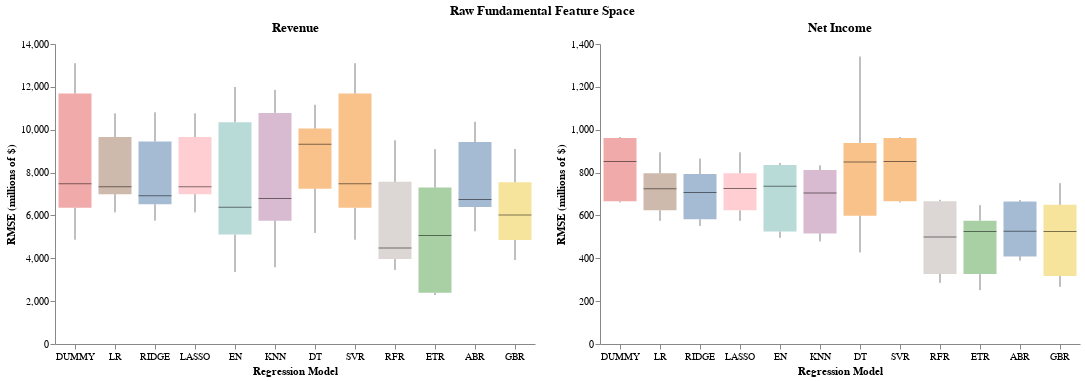

Write notebook code for a chart like this one.
### Code cell
full_chart2 = (rev_chart2 | ear_chart2 ).properties(
    title=alt.TitleParams('Raw Fundamental Feature Space', anchor='middle'))
full_chart2.configure_view(stroke=None)

### Figure 1 — Vega-Lite specification as saved in the notebook (floating-point values rounded to 4 significant figures)
{"config": {"view": {"continuousWidth": 300, "continuousHeight": 300, "stroke": null}}, "hconcat": [{"data": {"name": "data-af799842d73d3bb1296270cd6d9e0182"}, "mark": {"type": "boxplot", "median": {"color": "black", "strokeWidth": 3}, "opacity": 0.5, "size": 33}, "encoding": {"color": {"field": "model", "legend": null, "type": "nominal"}, "x": {"axis": {"grid": false, "labelAngle": 0}, "field": "model", "sort": ["DUMMY", "LR", "RIDGE", "LASSO", "EN", "KNN", "DT", "SVR", "RFR", "ETR", "ABR", "GBR"], "title": "Regression Model", "type": "nominal"}, "y": {"axis": {"grid": false}, "field": "rmse", "title": "RMSE (millions of $)", "type": "quantitative"}}, "height": 300, "title": "Revenue", "width": 480}, {"data": {"name": "data-9d2e83c2151541ff52ed11c8cf88920d"}, "mark": {"type": "boxplot", "median": {"color": "black", "strokeWidth": 3}, "opacity": 0.5, "size": 33}, "encoding": {"color": {"field": "model", "legend": null, "type": "nominal"}, "x": {"axis": {"grid": false, "labelAngle": 0}, "field": "model", "sort": ["DUMMY", "LR", "RIDGE", "LASSO", "EN", "KNN", "DT", "SVR", "RFR", "ETR", "ABR", "GBR"], "title": "Regression Model", "type": "nominal"}, "y": {"axis": {"grid": false}, "field": "rmse", "title": "RMSE (millions of $)", "type": "quantitative"}}, "height": 300, "title": "Net Income", "width": 480}], "title": {"text": "Raw Fundamental Feature Space", "anchor": "middle"}, "$schema": "https://vega.github.io/schema/vega-lite/v5.20.1.json", "datasets": {"data-af799842d73d3bb1296270cd6d9e0182": [{"model": "DUMMY", "rmse": 11690.0}, {"model": "DUMMY", "rmse": 7473.0}, {"model": "DUMMY", "rmse": 4868.0}, {"model": "DUMMY", "rmse": 6354.0}, {"model": "DUMMY", "rmse": 13110.0}, {"model": "LR", "rmse": 9658.0}, {"model": "LR", "rmse": 7343.0}, {"model": "LR", "rmse": 6146.0}, {"model": "LR", "rmse": 6989.0}, {"model": "LR", "rmse": 10760.0}, {"model": "RIDGE", "rmse": 9452.0}, {"model": "RIDGE", "rmse": 6914.0}, {"model": "RIDGE", "rmse": 5758.0}, {"model": "RIDGE", "rmse": 6519.0}, {"model": "RIDGE", "rmse": 10810.0}, {"model": "LASSO", "rmse": 9658.0}, {"model": "LASSO", "rmse": 7344.0}, {"model": "LASSO", "rmse": 6146.0}, {"model": "LASSO", "rmse": 6989.0}, {"model": "LASSO", "rmse": 10760.0}, {"model": "EN", "rmse": 10350.0}, {"model": "EN", "rmse": 6387.0}, {"model": "EN", "rmse": 3360.0}, {"model": "EN", "rmse": 5105.0}, {"model": "EN", "rmse": 12000.0}, {"model": "KNN", "rmse": 10790.0}, {"model": "KNN", "rmse": 6792.0}, {"model": "KNN", "rmse": 3579.0}, {"model": "KNN", "rmse": 5751.0}, {"model": "KNN", "rmse": 11850.0}, {"model": "DT", "rmse": 10050.0}, {"model": "DT", "rmse": 7242.0}, {"model": "DT", "rmse": 9321.0}, {"model": "DT", "rmse": 5184.0}, {"model": "DT", "rmse": 11160.0}, {"model": "SVR", "rmse": 11690.0}, {"model": "SVR", "rmse": 7473.0}, {"model": "SVR", "rmse": 4868.0}, {"model": "SVR", "rmse": 6354.0}, {"model": "SVR", "rmse": 13110.0}, {"model": "RFR", "rmse": 7569.0}, {"model": "RFR", "rmse": 3963.0}, {"model": "RFR", "rmse": 3455.0}, {"model": "RFR", "rmse": 4475.0}, {"model": "RFR", "rmse": 9508.0}, {"model": "ETR", "rmse": 7298.0}, {"model": "ETR", "rmse": 5061.0}, {"model": "ETR", "rmse": 2388.0}, {"model": "ETR", "rmse": 2286.0}, {"model": "ETR", "rmse": 9091.0}, {"model": "ABR", "rmse": 9426.0}, {"model": "ABR", "rmse": 6749.0}, {"model": "ABR", "rmse": 5259.0}, {"model": "ABR", "rmse": 6390.0}, {"model": "ABR", "rmse": 10370.0}, {"model": "GBR", "rmse": 7549.0}, {"model": "GBR", "rmse": 4852.0}, {"model": "GBR", "rmse": 6022.0}, {"model": "GBR", "rmse": 3915.0}, {"model": "GBR", "rmse": 9100.0}], "data-9d2e83c2151541ff52ed11c8cf88920d": [{"model": "DUMMY", "rmse": 965.5}, {"model": "DUMMY", "rmse": 851.7}, {"model": "DUMMY", "rmse": 660.5}, {"model": "DUMMY", "rmse": 665.8}, {"model": "DUMMY", "rmse": 960.9}, {"model": "LR", "rmse": 894.6}, {"model": "LR", "rmse": 725.1}, {"model": "LR", "rmse": 623.9}, {"model": "LR", "rmse": 574.7}, {"model": "LR", "rmse": 796.9}, {"model": "RIDGE", "rmse": 865.2}, {"model": "RIDGE", "rmse": 706.6}, {"model": "RIDGE", "rmse": 582.0}, {"model": "RIDGE", "rmse": 551.3}, {"model": "RIDGE", "rmse": 793.1}, {"model": "LASSO", "rmse": 894.6}, {"model": "LASSO", "rmse": 725.1}, {"model": "LASSO", "rmse": 623.8}, {"model": "LASSO", "rmse": 574.7}, {"model": "LASSO", "rmse": 796.8}, {"model": "EN", "rmse": 844.3}, {"model": "EN", "rmse": 735.9}, {"model": "EN", "rmse": 495.6}, {"model": "EN", "rmse": 524.6}, {"model": "EN", "rmse": 834.8}, {"model": "KNN", "rmse": 833.7}, {"model": "KNN", "rmse": 704.9}, {"model": "KNN", "rmse": 478.6}, {"model": "KNN", "rmse": 515.9}, {"model": "KNN", "rmse": 811.5}, {"model": "DT", "rmse": 938.3}, {"model": "DT", "rmse": 849.0}, {"model": "DT", "rmse": 598.6}, {"model": "DT", "rmse": 427.2}, {"model": "DT", "rmse": 1342.0}, {"model": "SVR", "rmse": 965.5}, {"model": "SVR", "rmse": 851.7}, {"model": "SVR", "rmse": 660.5}, {"model": "SVR", "rmse": 665.8}, {"model": "SVR", "rmse": 960.9}, {"model": "RFR", "rmse": 672.8}, {"model": "RFR", "rmse": 498.8}, {"model": "RFR", "rmse": 285.1}, {"model": "RFR", "rmse": 327.2}, {"model": "RFR", "rmse": 666.5}, {"model": "ETR", "rmse": 648.1}, {"model": "ETR", "rmse": 524.7}, {"model": "ETR", "rmse": 251.6}, {"model": "ETR", "rmse": 326.2}, {"model": "ETR", "rmse": 575.4}, {"model": "ABR", "rmse": 664.8}, {"model": "ABR", "rmse": 526.3}, {"model": "ABR", "rmse": 408.9}, {"model": "ABR", "rmse": 389.0}, {"model": "ABR", "rmse": 672.0}, {"model": "GBR", "rmse": 649.5}, {"model": "GBR", "rmse": 525.5}, {"model": "GBR", "rmse": 266.6}, {"model": "GBR", "rmse": 317.8}, {"model": "GBR", "rmse": 750.6}]}}
